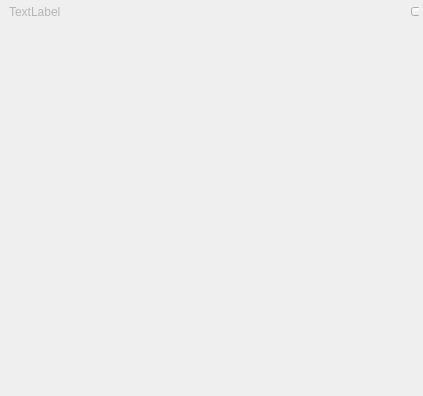
<?xml version="1.0" encoding="UTF-8"?>
<ui version="4.0">
 <class>vPrevWindow</class>
 <widget class="QWidget" name="vPrevWindow">
  <property name="geometry">
   <rect>
    <x>0</x>
    <y>0</y>
    <width>423</width>
    <height>396</height>
   </rect>
  </property>
  <property name="windowTitle">
   <string>Form</string>
  </property>
  <widget class="QWidget" name="layoutWidget">
   <property name="geometry">
    <rect>
     <x>-1</x>
     <y>3</y>
     <width>421</width>
     <height>391</height>
    </rect>
   </property>
   <layout class="QVBoxLayout" name="verticalLayout_2">
    <property name="spacing">
     <number>0</number>
    </property>
    <property name="sizeConstraint">
     <enum>QLayout::SetMinimumSize</enum>
    </property>
    <item>
     <widget class="QWidget" name="widgetPrevUp" native="true">
      <property name="sizePolicy">
       <sizepolicy hsizetype="Preferred" vsizetype="Preferred">
        <horstretch>0</horstretch>
        <verstretch>0</verstretch>
       </sizepolicy>
      </property>
      <property name="minimumSize">
       <size>
        <width>0</width>
        <height>1</height>
       </size>
      </property>
      <property name="maximumSize">
       <size>
        <width>16777215</width>
        <height>1</height>
       </size>
      </property>
     </widget>
    </item>
    <item>
     <layout class="QHBoxLayout" name="horizontalLayout_3">
      <property name="spacing">
       <number>0</number>
      </property>
      <property name="sizeConstraint">
       <enum>QLayout::SetNoConstraint</enum>
      </property>
      <item>
       <widget class="QWidget" name="widgetPrevLeft" native="true">
        <property name="sizePolicy">
         <sizepolicy hsizetype="Preferred" vsizetype="Preferred">
          <horstretch>0</horstretch>
          <verstretch>0</verstretch>
         </sizepolicy>
        </property>
        <property name="minimumSize">
         <size>
          <width>1</width>
          <height>0</height>
         </size>
        </property>
        <property name="maximumSize">
         <size>
          <width>1</width>
          <height>16777215</height>
         </size>
        </property>
       </widget>
      </item>
      <item>
       <layout class="QVBoxLayout" name="verticalLayout">
        <property name="spacing">
         <number>0</number>
        </property>
        <property name="sizeConstraint">
         <enum>QLayout::SetMinimumSize</enum>
        </property>
        <property name="leftMargin">
         <number>0</number>
        </property>
        <property name="topMargin">
         <number>0</number>
        </property>
        <property name="rightMargin">
         <number>0</number>
        </property>
        <property name="bottomMargin">
         <number>0</number>
        </property>
        <item>
         <widget class="QWidget" name="widgetTitle" native="true">
          <property name="sizePolicy">
           <sizepolicy hsizetype="Minimum" vsizetype="Minimum">
            <horstretch>0</horstretch>
            <verstretch>0</verstretch>
           </sizepolicy>
          </property>
          <property name="minimumSize">
           <size>
            <width>0</width>
            <height>16</height>
           </size>
          </property>
          <property name="maximumSize">
           <size>
            <width>16777215</width>
            <height>16</height>
           </size>
          </property>
          <property name="autoFillBackground">
           <bool>false</bool>
          </property>
          <widget class="QLabel" name="label">
           <property name="geometry">
            <rect>
             <x>9</x>
             <y>0</y>
             <width>54</width>
             <height>16</height>
            </rect>
           </property>
           <property name="palette">
            <palette>
             <active>
              <colorrole role="WindowText">
               <brush brushstyle="SolidPattern">
                <color alpha="255">
                 <red>181</red>
                 <green>181</green>
                 <blue>181</blue>
                </color>
               </brush>
              </colorrole>
             </active>
             <inactive>
              <colorrole role="WindowText">
               <brush brushstyle="SolidPattern">
                <color alpha="255">
                 <red>181</red>
                 <green>181</green>
                 <blue>181</blue>
                </color>
               </brush>
              </colorrole>
             </inactive>
             <disabled>
              <colorrole role="WindowText">
               <brush brushstyle="SolidPattern">
                <color alpha="255">
                 <red>41</red>
                 <green>42</green>
                 <blue>46</blue>
                </color>
               </brush>
              </colorrole>
             </disabled>
            </palette>
           </property>
           <property name="font">
            <font>
             <pointsize>9</pointsize>
            </font>
           </property>
           <property name="text">
            <string>TextLabel</string>
           </property>
           <property name="scaledContents">
            <bool>true</bool>
           </property>
          </widget>
          <widget class="QPushButton" name="btnWinClose">
           <property name="geometry">
            <rect>
             <x>411</x>
             <y>3</y>
             <width>10</width>
             <height>9</height>
            </rect>
           </property>
           <property name="sizePolicy">
            <sizepolicy hsizetype="Minimum" vsizetype="Expanding">
             <horstretch>0</horstretch>
             <verstretch>0</verstretch>
            </sizepolicy>
           </property>
           <property name="minimumSize">
            <size>
             <width>10</width>
             <height>9</height>
            </size>
           </property>
           <property name="maximumSize">
            <size>
             <width>10</width>
             <height>9</height>
            </size>
           </property>
           <property name="toolTip">
            <string>Close</string>
           </property>
           <property name="layoutDirection">
            <enum>Qt::RightToLeft</enum>
           </property>
           <property name="text">
            <string/>
           </property>
           <property name="iconSize">
            <size>
             <width>10</width>
             <height>9</height>
            </size>
           </property>
          </widget>
         </widget>
        </item>
        <item>
         <widget class="QWidget" name="widget_5" native="true">
          <layout class="QVBoxLayout" name="verticalLayout_3">
           <property name="spacing">
            <number>0</number>
           </property>
           <property name="leftMargin">
            <number>0</number>
           </property>
           <property name="topMargin">
            <number>0</number>
           </property>
           <property name="rightMargin">
            <number>0</number>
           </property>
           <property name="bottomMargin">
            <number>0</number>
           </property>
           <item>
            <widget class="QWidget" name="widget" native="true">
             <property name="maximumSize">
              <size>
               <width>16777215</width>
               <height>16777215</height>
              </size>
             </property>
             <property name="autoFillBackground">
              <bool>false</bool>
             </property>
            </widget>
           </item>
           <item>
            <layout class="QHBoxLayout" name="horizontalLayout">
             <property name="spacing">
              <number>0</number>
             </property>
             <item>
              <widget class="QWidget" name="widget_video_3" native="true">
               <property name="autoFillBackground">
                <bool>false</bool>
               </property>
              </widget>
             </item>
             <item>
              <widget class="QWidget" name="widgetVideoArea" native="true">
               <property name="sizePolicy">
                <sizepolicy hsizetype="Minimum" vsizetype="Minimum">
                 <horstretch>0</horstretch>
                 <verstretch>0</verstretch>
                </sizepolicy>
               </property>
               <property name="autoFillBackground">
                <bool>false</bool>
               </property>
              </widget>
             </item>
             <item>
              <widget class="QWidget" name="widget_video_4" native="true">
               <property name="autoFillBackground">
                <bool>false</bool>
               </property>
              </widget>
             </item>
            </layout>
           </item>
           <item>
            <widget class="QWidget" name="widget_2" native="true">
             <property name="autoFillBackground">
              <bool>false</bool>
             </property>
            </widget>
           </item>
          </layout>
          <zorder>widget_2</zorder>
          <zorder>widget</zorder>
         </widget>
        </item>
       </layout>
      </item>
      <item>
       <widget class="QWidget" name="widgetPrevRight" native="true">
        <property name="sizePolicy">
         <sizepolicy hsizetype="Preferred" vsizetype="Preferred">
          <horstretch>0</horstretch>
          <verstretch>0</verstretch>
         </sizepolicy>
        </property>
        <property name="minimumSize">
         <size>
          <width>1</width>
          <height>0</height>
         </size>
        </property>
        <property name="maximumSize">
         <size>
          <width>1</width>
          <height>16777215</height>
         </size>
        </property>
       </widget>
      </item>
     </layout>
    </item>
    <item>
     <widget class="QWidget" name="widgetPrevDown" native="true">
      <property name="sizePolicy">
       <sizepolicy hsizetype="Preferred" vsizetype="Preferred">
        <horstretch>0</horstretch>
        <verstretch>0</verstretch>
       </sizepolicy>
      </property>
      <property name="minimumSize">
       <size>
        <width>0</width>
        <height>1</height>
       </size>
      </property>
      <property name="maximumSize">
       <size>
        <width>16777215</width>
        <height>1</height>
       </size>
      </property>
     </widget>
    </item>
   </layout>
  </widget>
 </widget>
 <resources/>
 <connections/>
</ui>
